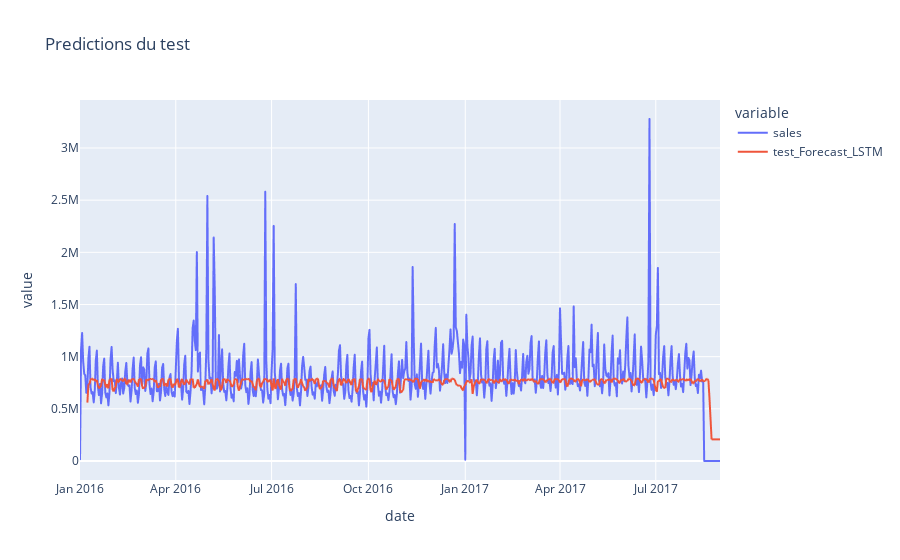

Notebook code for this chart:
### Code cell
fig = px.line(series_test, x='date', y=['sales', 'test_Forecast_LSTM'],title="Predictions du test")
fig.show()

### Figure 1 — Plotly figure (JSON) as saved in the notebook; plotly's stock layout.template omitted (floating-point values rounded to 4 significant figures; data arrays with more than 128 entries replaced by an {"elided": "..."} marker saying what was removed)
{"data": [{"hovertemplate": "variable=sales<br>date=%{x}<br>value=%{y}<extra></extra>", "legendgroup": "sales", "line": {"color": "#636efa", "dash": "solid"}, "marker": {"symbol": "circle"}, "mode": "lines", "name": "sales", "showlegend": true, "type": "scattergl", "x": {"elided": "608 str values"}, "xaxis": "x", "y": {"elided": "608 float values"}, "yaxis": "y"}, {"hovertemplate": "variable=test_Forecast_LSTM<br>date=%{x}<br>value=%{y}<extra></extra>", "legendgroup": "test_Forecast_LSTM", "line": {"color": "#EF553B", "dash": "solid"}, "marker": {"symbol": "circle"}, "mode": "lines", "name": "test_Forecast_LSTM", "showlegend": true, "type": "scattergl", "x": {"elided": "608 str values"}, "xaxis": "x", "y": {"elided": "608 float values"}, "yaxis": "y"}], "layout": {"legend": {"title": {"text": "variable"}, "tracegroupgap": 0}, "title": {"text": "Predictions du test"}, "xaxis": {"anchor": "y", "domain": [0, 1], "title": {"text": "date"}}, "yaxis": {"anchor": "x", "domain": [0, 1], "title": {"text": "value"}}}}
